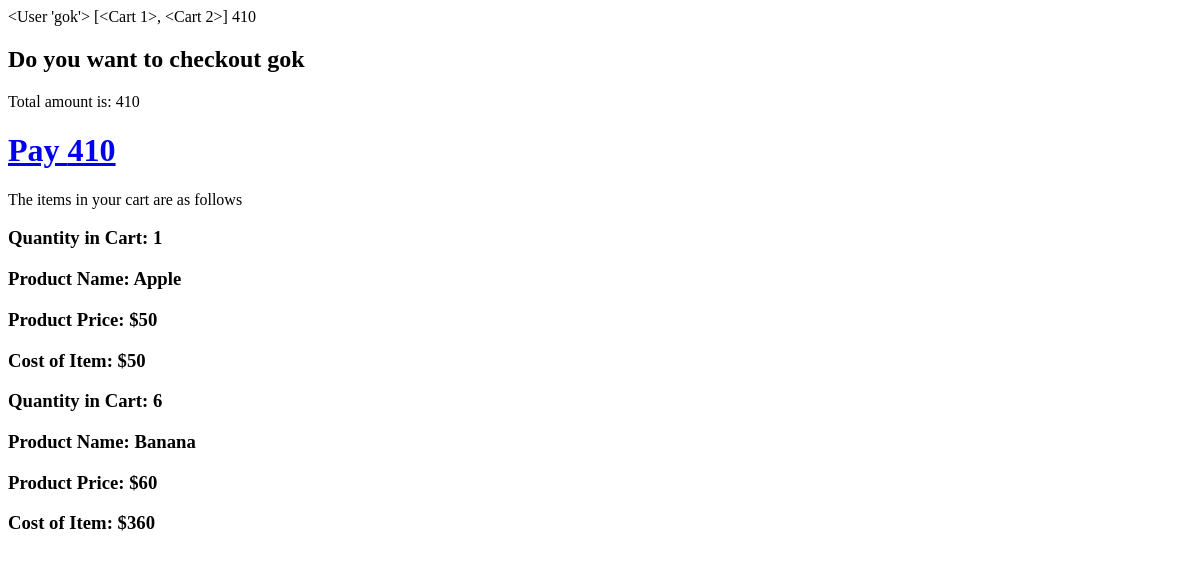
Page /checkout/2 on the earlier database version.
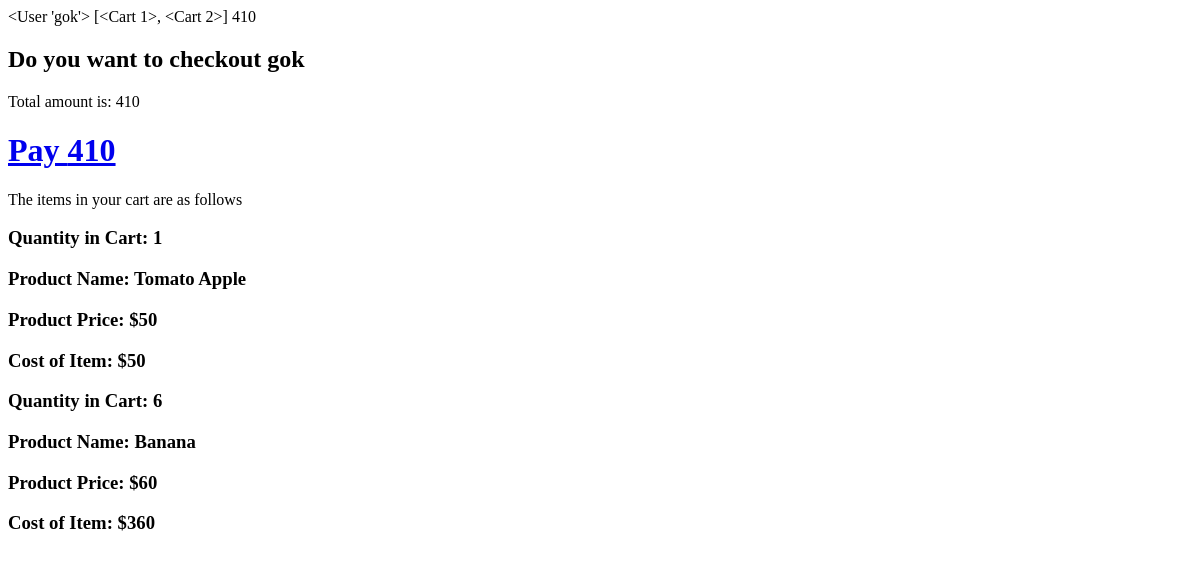
Same page on the later database version.
### main.py (models this page shows)
class Cart(db.Model):
    id= db.Column(db.Integer, primary_key = True, autoincrement=True)
    user_id = db.Column(db.Integer, db.ForeignKey('user.id'), nullable=False)  # Define a foreign key to establish the relationship
    product_id = db.Column(db.Integer, db.ForeignKey('product.id'), nullable=False)  # Define a foreign key to establish the relationship
    quantity = db.Column(db.Integer, nullable = False)
    date_created = db.Column(db.DateTime , default = datetime.now())
    is_purchased = db.Column(db.Integer, default= 0)
    car_product = relationship('Product', backref='cart', lazy=True)

class Product(db.Model):
        id = db.Column(db.Integer, primary_key = True, autoincrement=True)
        name = db.Column(db.String(200), nullable = False)
        price = db.Column(db.Integer, nullable = False)
        expiry_date = db.Column(db.DateTime , default = datetime.now())
        quantity_available = db.Column(db.Integer, nullable = False)
        section_id = db.Column(db.Integer, db.ForeignKey('section.id'), nullable=False)  # Define a foreign key to establish the relationship
        description = db.Column(db.String(200), nullable = False)

### main.py (the view)
@app.route('/checkout/<int:user_id>', methods=['GET', 'POST'])
def checkout(user_id):
    user=User.query.get_or_404(user_id)
    cart_items=Cart.query.filter_by(user_id=user_id).all()
    Total=0
    for item in cart_items:
        Total+=item.quantity*item.car_product.price
    return render_template('checkout.html',user=user,cart_items=cart_items,Total=Total)

### main.py (called while the page is built)
        def __repr__(self):
            return '<User %r>' % self.username

### templates/checkout.html (shortened to what this page needs)
<!DOCTYPE html>
<html lang="en">
<head>
</head>
<body>
    {{user}}
    {{cart_items}}
    {{Total}}
    <h2>Do you want to checkout {{user.username}}</h2>
    Total amount is: {{Total}}<br>
    <h1><a href="/buy/{{user.id}}" >Pay {{Total}}</a><br></h1>
    The items in your cart are as follows<br>
    {% for item in cart_items %}
    <div class="cart-item">
        <h3>Quantity in Cart: {{ item.quantity }}</h3>
        <h3>Product Name: {{ item.car_product.name }}</h3>
        <h3>Product Price: ${{ item.car_product.price }}</h3>
        <h3>Cost of Item: ${{ item.quantity * item.car_product.price }}</h3>
    </div>
{% endfor %}
</body>
</html>

Differences in the rows shown:
changed through a linked row, Cart: car_product.name "Apple" → "Tomato Apple"
